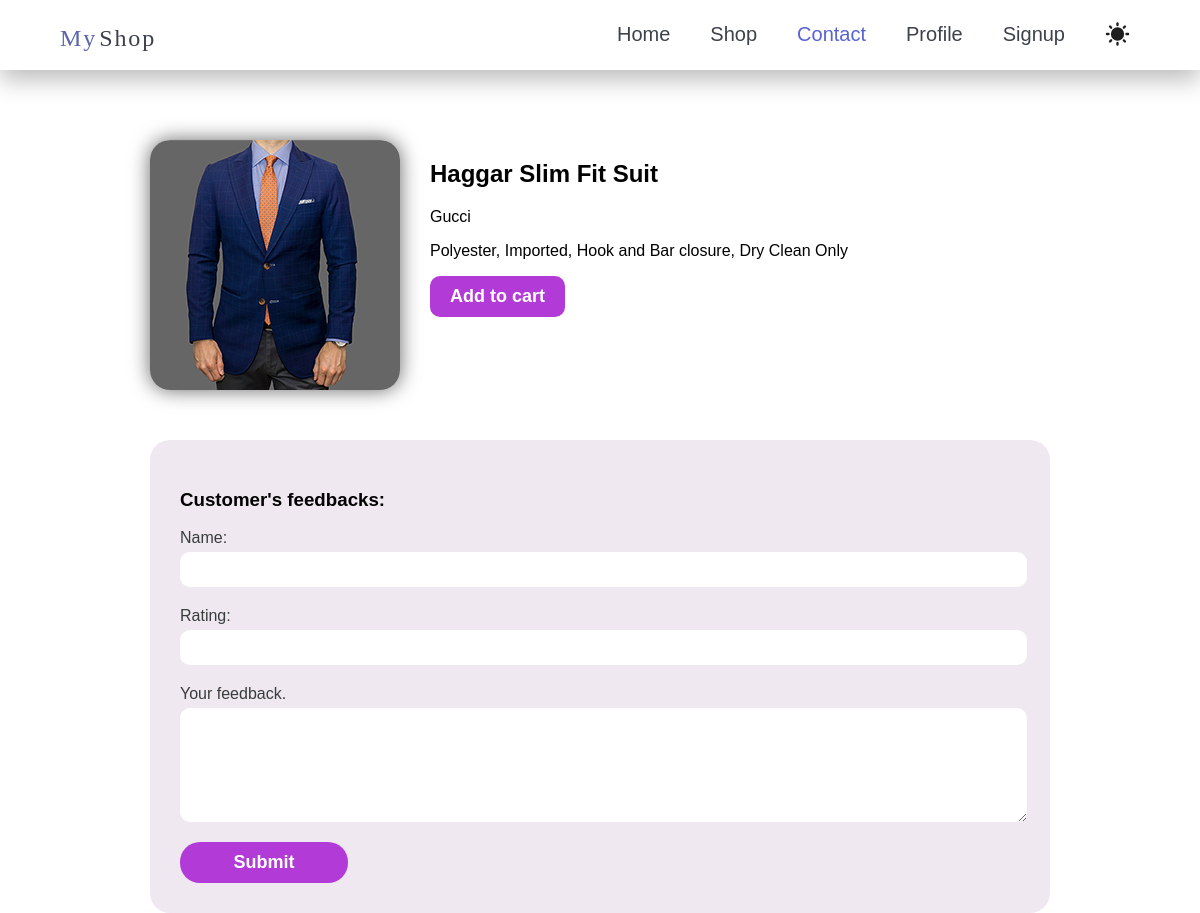
Page /products/Gucci/1 on the committed database.
### products/models.py (models this page shows, shortened)
class Product(models.Model):
    title = models.CharField(max_length=70)
    description = models.TextField()
    category = models.ManyToManyField(Category)
    image = models.ImageField(blank=True, upload_to="product-img") #uploat_to assigns a folder for the upload file
    brand = models.ForeignKey(Brand, on_delete=models.CASCADE, null=True)
    price = models.PositiveIntegerField()
    slug = models.SlugField(blank=True)
    is_bestseller = models.BooleanField(default=False)
    suggestions = models.ManyToManyField("self", blank=True)

class Brand(models.Model):
    name = models.CharField(max_length=50)
    logo = models.ImageField(blank=True, upload_to="product-brand")
    address = models.OneToOneField(Address, on_delete=models.CASCADE, null=True)

### products/views.py (the view, shortened to what this page needs)
# urls.py: path('products/<product_brand>/<product_slug>', views.product_page, name="product_page")
def product_page(request, product_brand, product_slug):
    product = Product.objects.get(slug=product_slug)
    form = FeedbackForm()
    reviews = Feedback.objects.filter(product = product)
    context = {
        "product": product,
        "form": form,
        "reviews": reviews,
    }
    return render(
        request,
        "products/product.html",
        context=context,
    )

### products/forms.py
class FeedbackForm(forms.Form):
    name = forms.CharField(max_length=20, required=True)
    rating = forms.IntegerField(min_value=1, max_value=5)
    feedback = forms.CharField(label="Your feedback.", widget=forms.Textarea(attrs={
        "rows":5,
    }))

### products/templates/products/product.html (shortened to what this page needs)
{% extends 'base.html' %}
{% load static %}
{% block css %}{% static 'products/product.css' %}{% endblock css %}
{% block body %}
  {% include "includes/_nav.html" %}
  <main>
    <section id="product-con">
      <img src="{{product.image.url}}" alt="product-image">
      <div>
        <h1>{{product.title}}</h1>
        <p>{{product.brand.name}}</p>
        <p>{{product.description}}</p>
        <button type="button">Add to cart</button>
      </div>
    </section>
    <section id="feedback">
      <h3>Customer's feedbacks:</h3>
      <div>
        <form method="POST">
          {% for field in form %}
            {{field.label_tag}}
            {{field}}
          {% endfor %}
          <button type="submit">Submit</button>
        </form>
      </div>
    </section>
  </main>
{% endblock body %}

### products/static/products/product.css (style rules this page uses)
body { font-family: Arial, Helvetica, sans-serif; margin: 0; }
main { width: 900px; margin: 0 auto; }
#product-con { margin: 70px 0 0; display: flex; gap: 0 30px; }
#product-con img { border-radius: 20px; box-shadow: 0px 0px 20px 0px rgba(0, 0, 0, 0.6); }
#product-con button { padding: 10px 20px; font-size: 18px; font-weight: 700; color: #fff; background-color: #b23ad7; border: none; border-radius: 10px; transition: all 0.3s ease-out; }
#feedback { margin: 50px 0 0; background-color: #efe8f1; color: #383d3b; padding: 30px 30px; border-radius: 20px; }
#feedback h3 { color: #000; }
#feedback label { display: block; font-weight: 300; }
#feedback input, #feedback textarea { display: block; width: 98%; border: none; border-radius: 10px; margin: 5px 0 20px; padding: 7px 12px; font-size: 1.1rem; }
#feedback button { font-size: 18px; padding: 10px 50px; background-color: #b23ad7; color: #fff; font-weight: 700; border: none; width: 20%; border-radius: 20px; transition: all 0.3s ease-out; }

### rows in the picture
Product: image (picture), title "Haggar Slim Fit Suit", brand.name "Gucci", description "Polyester, Imported, Hook and Bar closure, Dry Clean Only"

### other values in the picture
{{ field.label_tag }} "Name:" "Rating:" "Your feedback."
